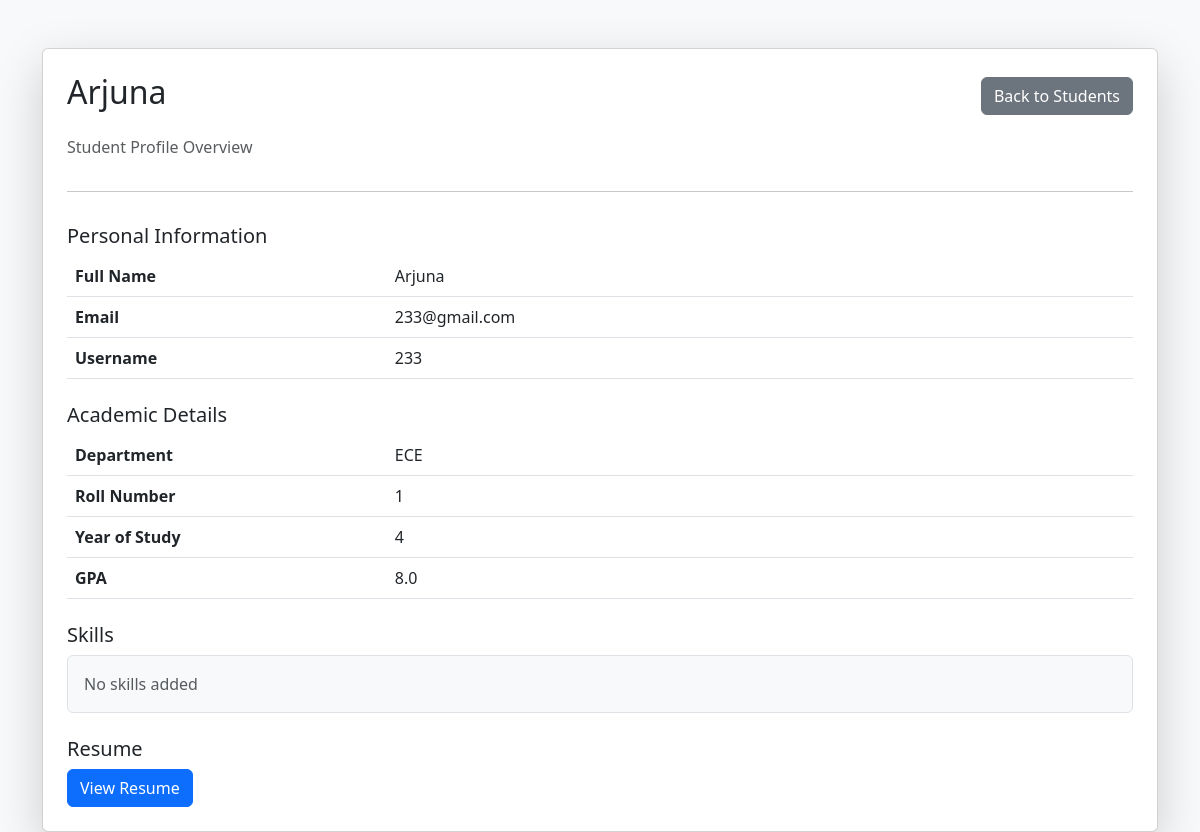
The app's page /manager/student/2 (signed in) with its own data.
### application/models.py (models this page shows)
class User(db.Model, UserMixin):
    id = db.Column(db.Integer, primary_key=True)
    username = db.Column(db.String(80), unique=True, nullable=False)
    email = db.Column(db.String(120), unique=True, nullable=False)
    name = db.Column(db.String(120), nullable=False)
    password = db.Column(db.String(200), nullable=False)
    type = db.Column(db.String, nullable=False, default="user")
    isBlacklisted = db.Column(db.Boolean, nullable=False, default=False)
    student = db.relationship('Student', backref='user', uselist=False)

class Student(db.Model):
    id = db.Column(db.Integer, primary_key=True)
    userId = db.Column(db.Integer, db.ForeignKey('user.id'), nullable=False)
    rollNumber = db.Column(db.String(20), unique=True, nullable=False)
    department = db.Column(db.String(50), nullable=False)
    gpa = db.Column(db.Float, nullable=False)
    resume = db.Column(db.String(200), nullable=True)  # Path to resume file
    yearOfStudy = db.Column(db.Integer, nullable=False)
    applications = db.relationship("Application",back_populates="student", cascade="all, delete-orphan" )

### application/controllers.py (the view)
@app.route("/manager/student/<int:id>")
@login_required
def student_profile(id):
    if current_user.type != "manager":
        return redirect("/login")
    student = Student.query.filter_by(userId=id).first()
    user = User.query.get(id)
    return render_template(
        "studentprofiles.html",
        user=user,
        student=student
    )

### app.py (called while the page is built)
def create_app():
    app = Flask(__name__)
    app.config['SECRET_KEY'] = "afgjke12359754iloyuremane45j"
    app.config['SQLALCHEMY_DATABASE_URI'] = 'sqlite:///placement_portal.sqlite3'
    app.config['SQLALCHEMY_TRACK_MODIFICATIONS'] = False
    app.debug = True
    db.init_app(app)
    login_manager.init_app(app)
    login_manager.login_view = "login"
    @login_manager.user_loader
    def load_user(user_id):
        if not user_id:
            return None
        try:
            uid = int(user_id)
        except Exception:
            return None
        user = User.query.get(uid)
        if user:
            return user
        return Company.query.get(uid)
    return app

### templates/studentprofiles.html (shortened to what this page needs)
<!DOCTYPE html>
<html>
<head>
<link href="https://cdn.jsdelivr.net/npm/bootstrap@5.3.0/dist/css/bootstrap.min.css" rel="stylesheet">
</head>
<body class="bg-light">
<div class="container mt-5">
<div class="card shadow-lg p-4">
<div class="d-flex justify-content-between align-items-center mb-3">
<h2>{{ user.name }}</h2>
<a href="/manager/students" class="btn btn-secondary">
Back to Students
</a>
</div>
<p class="text-muted">Student Profile Overview</p>
<hr>
<h5 class="mt-3">Personal Information</h5>
<div class="table-responsive">
<table class="table table-hover align-middle">
<tr>
<th width="30%">Full Name</th>
<td>{{ user.name }}</td>
</tr>
<tr>
<th>Email</th>
<td>{{ user.email }}</td>
</tr>
<tr>
<th>Username</th>
<td>{{ user.username }}</td>
</tr>
</table>
<h5 class="mt-4">Academic Details</h5>
<div class="table-responsive">
<table class="table table-hover align-middle">
<tr>
<th width="30%">Department</th>
<td>{{ student.department }}</td>
</tr>
<tr>
<th>Roll Number</th>
<td>{{ student.rollNumber }}</td>
</tr>
<tr>
<th>Year of Study</th>
<td>{{ student.yearOfStudy }}</td>
</tr>
<tr>
<th>GPA</th>
<td>{{ student.gpa }}</td>
</tr>
</table>
<h5 class="mt-4">Skills</h5>
<div class="border p-3 bg-light rounded">
{% if student.skills %}
{{ student.skills }}
{% else %}
<span class="text-muted">No skills added</span>
{% endif %}
</div>
<h5 class="mt-4">Resume</h5>
{% if student.resume %}
<a href="/resume/{{student.resume}}"
class="btn btn-primary"
target="_blank">
View Resume
</a>
{% else %}
<p class="text-muted">Resume not uploaded</p>
{% endif %}
</div>
</div>
</body>
</html>

### records on screen
User: name "Arjuna", email "233@gmail.com", username "233"
Student: department "ECE", rollNumber "1", yearOfStudy "4", gpa "8.0"
